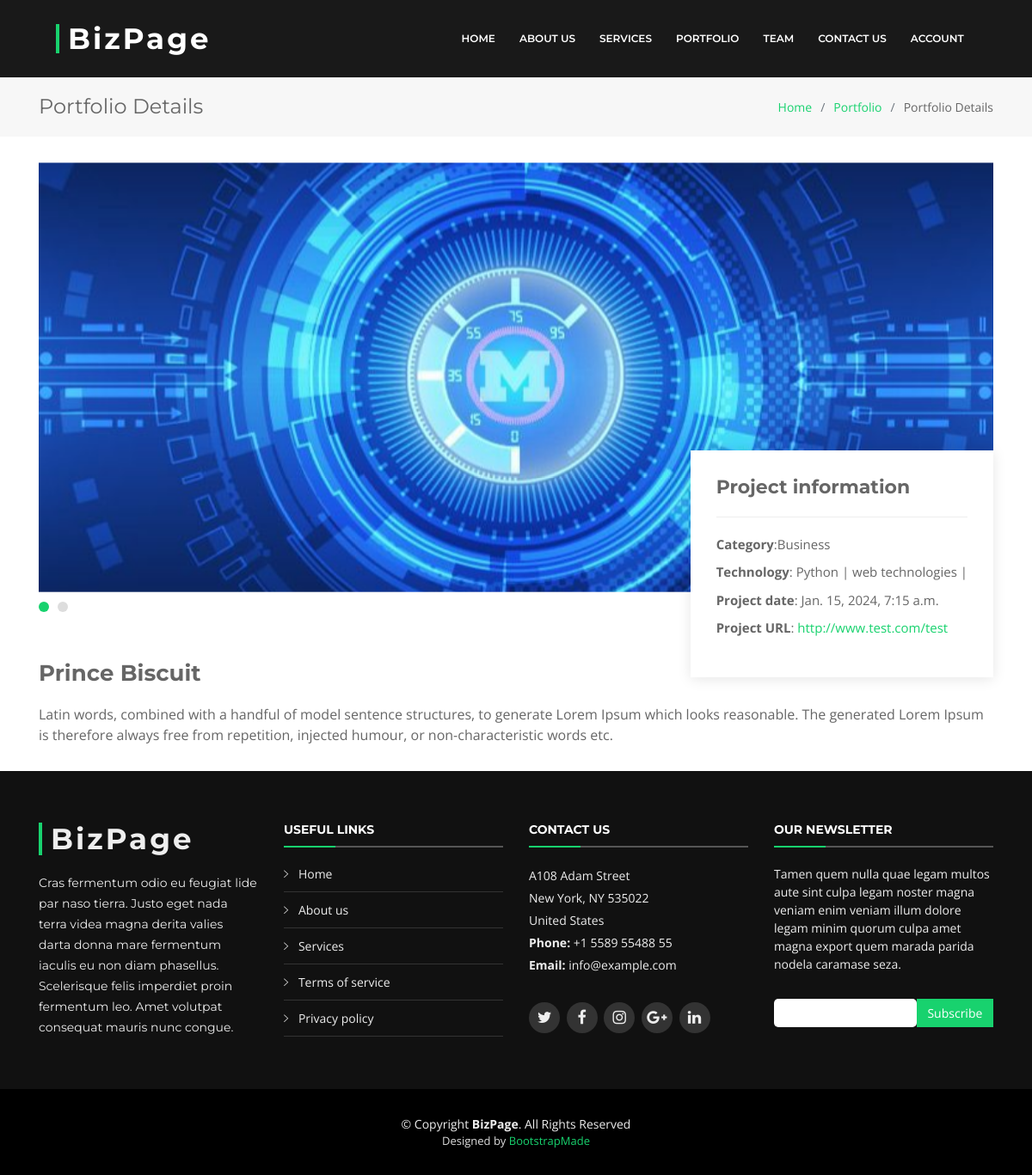
Screenshot of /portfolio/12 with the database file from the repository.
### blog/models.py (models this page shows, shortened)
class ProjectImage(models.Model):
    project = models.ForeignKey(Project, null=True, blank=True, on_delete=models.CASCADE)
    image = models.ImageField(default='default.jpg', upload_to="project_images")

class Project(models.Model):
    CATEGORY_CHOICES = [
        ('Business','Business'),
        ('Education','Education'),
        ('Social','Social'),
        ('Organization','Organization'),
    ]
    name = models.CharField(max_length=250)
    description = models.TextField(max_length=500)
    category = models.CharField(max_length=100, choices=CATEGORY_CHOICES)
    technology = models.ManyToManyField(Technology)
    feature = models.ManyToManyField(Feature)
    link = models.URLField()
    created_at = models.DateTimeField(auto_now=True)

class Technology(models.Model):
    name = models.CharField(max_length=100)
    type = models.CharField(max_length=100)

### blog/views.py (the view)
# urls.py: path('portfolio/<str:pk>', views.portfolio, name='portfolio'),
def portfolio(request, pk):
    if pk:
        project = Project.objects.get(id=pk)
        context = {
            'project':project
        }
    return render(request, 'portfolio-details.html',context)

### templates/portfolio-details.html (shortened to what this page needs)
<!DOCTYPE html>
<html lang="en">
{% load static %}
<head>
  {% include './links/link.html' %}
</head>
<body>
  {% include 'forms/sub-header.html' %}
  <main id="main">
    <section class="breadcrumbs">
      <div class="container">
        <div class="d-flex justify-content-between align-items-center">
          <h2>Portfolio Details</h2>
          <ol>
            <li><a href="{%  url 'index' %}">Home</a></li>
            <li><a href="portfolio.html">Portfolio</a></li>
            <li>Portfolio Details</li>
          </ol>
        </div>
      </div>
    </section>
    <section class="portfolio-details">
      <div class="container">
        <div class="portfolio-details-container">
          <div class="owl-carousel portfolio-details-carousel">
            {% for img in project.projectimage_set.all %}
            <img src="{{img.image.url}}" class="img-fluid project-image-slide" alt="">
            {% endfor %}
          </div>
          <div class="portfolio-info">
            <h3>Project information</h3>
                <ul>
                  <li><strong>Category</strong>:{{project.category}}</li>
                  <li><strong>Technology</strong>:
                  {% for t in project.technology.all %}
                      <span>{{t.name}}</span> |
                  {% endfor %}
                  </li>
                  <li><strong>Project date</strong>: {{project.created_at}}</li>
                  <li><strong>Project URL</strong>: <a href="#">{{project.link}}</a></li>
                </ul>
          </div>
        </div>
        <div class="portfolio-description">
          <h2>{{project.name}}</h2>
          <p>{{project.description}}</p>
        </div>
      </div>
    </section>
  </main>
  <footer id="footer">
    <div class="footer-top">
      <div class="container">
        <div class="row">
          <div class="col-lg-3 col-md-6 footer-info">
            <h3>BizPage</h3>
            <p>Cras fermentum odio eu feugiat lide par naso tierra. Justo eget nada terra videa magna derita valies darta donna mare fermentum iaculis eu non diam phasellus. Scelerisque felis imperdiet proin fermentum leo. Amet volutpat consequat mauris nunc congue.</p>
          </div>
          <div class="col-lg-3 col-md-6 footer-links">
            <h4>Useful Links</h4>
            <ul>
              <li><i class="ion-ios-arrow-right"></i> <a href="#">Home</a></li>
              <li><i class="ion-ios-arrow-right"></i> <a href="#">About us</a></li>
              <li><i class="ion-ios-arrow-right"></i> <a href="#">Services</a></li>
              <li><i class="ion-ios-arrow-right"></i> <a href="#">Terms of service</a></li>
              <li><i class="ion-ios-arrow-right"></i> <a href="#">Privacy policy</a></li>
            </ul>
          </div>
          <div class="col-lg-3 col-md-6 footer-contact">
            <h4>Contact Us</h4>
            <p>
              A108 Adam Street <br>
              New York, NY 535022<br>
              United States <br>
              <strong>Phone:</strong> +1 5589 55488 55<br>
              <strong>Email:</strong> info@example.com<br>
            </p>
            <div class="social-links">
              <a href="#" class="twitter"><i class="fa fa-twitter"></i></a>
              <a href="#" class="facebook"><i class="fa fa-facebook"></i></a>
              <a href="#" class="instagram"><i class="fa fa-instagram"></i></a>
              <a href="#" class="google-plus"><i class="fa fa-google-plus"></i></a>
              <a href="#" class="linkedin"><i class="fa fa-linkedin"></i></a>
            </div>
          </div>
          <div class="col-lg-3 col-md-6 footer-newsletter">
            <h4>Our Newsletter</h4>
            <p>Tamen quem nulla quae legam multos aute sint culpa legam noster magna veniam enim veniam illum dolore legam minim quorum culpa amet magna export quem marada parida nodela caramase seza.</p>
            <form action="" method="post">
              <input type="email" name="email"><input type="submit" value="Subscribe">
            </form>
          </div>
        </div>
      </div>
    </div>
    <div class="container">
      <div class="copyright">
        &copy; Copyright <strong>BizPage</strong>. All Rights Reserved
      </div>
      <div class="credits">
        Designed by <a href="https://bootstrapmade.com/">BootstrapMade</a>
      </div>
    </div>
  </footer>
</body>
</html>

### blog/static/css/style.css (style rules this page uses)
.project-image-slide { width: 100%; max-height: 500px; object-fit: cover; }
body { background: #fff; color: #666666; font-family: "Open Sans", sans-serif; }
select, textarea, input[type='number'], input[type='url'], input[type='email'], input[type='password'], input[type='text'] { padding: 8px; border: 1px solid skyblue; border-radius: 5px; width: 100%; }
a { color: #18d26e; transition: 0.5s; }
p { padding: 0; margin: 0 0 30px 0; }
h1, h2, h3, h4, h5, h6 { font-family: "Montserrat", sans-serif; font-weight: 400; margin: 0 0 20px 0; padding: 0; }
section { overflow: hidden; }
.breadcrumbs { padding: 20px 0; background-color: #f7f7f7; min-height: 40px; margin-top: 90px; }
.breadcrumbs h2 { font-size: 24px; margin-bottom: 0; font-weight: 400; }
.breadcrumbs ol { display: flex; flex-wrap: wrap; list-style: none; padding: 0; margin: 0; font-size: 14px; }
.breadcrumbs ol li + li { padding-left: 10px; }
.breadcrumbs ol li + li::before { display: inline-block; padding-right: 10px; color: #6c757d; content: "/"; }
.portfolio-details { padding-top: 30px; }
.portfolio-details .portfolio-details-container { position: relative; }
.portfolio-details .portfolio-details-carousel { position: relative; z-index: 1; }
.portfolio-details .portfolio-info { padding: 30px; position: absolute; right: 0; bottom: -70px; background: #fff; box-shadow: 0px 2px 15px rgba(0, 0, 0, 0.1); z-index: 2; }
.portfolio-details .portfolio-info h3 { font-size: 22px; font-weight: 700; margin-bottom: 20px; padding-bottom: 20px; border-bottom: 1px solid #eee; }
.portfolio-details .portfolio-info ul { list-style: none; padding: 0; font-size: 15px; }
.portfolio-details .portfolio-info ul li + li { margin-top: 10px; }
.portfolio-details .portfolio-description { padding-top: 50px; }
.portfolio-details .portfolio-description h2 { width: 50%; font-size: 26px; font-weight: 700; margin-bottom: 20px; }
.portfolio-details .portfolio-description p { padding: 0 0 0 0; }
#footer { background: #000; padding: 0 0 30px 0; color: #eee; font-size: 14px; }
#footer .footer-top { background: #111; padding: 60px 0 30px 0; }
#footer .footer-top .footer-info { margin-bottom: 30px; }
#footer .footer-top .footer-info h3 { font-size: 34px; margin: 0 0 20px 0; padding: 2px 0 2px 10px; line-height: 1; font-family: "Montserrat", sans-serif; font-weight: 700; letter-spacing: 3px; border-left: 4px solid #18d26e; }
#footer .footer-top .footer-info p { font-size: 14px; line-height: 24px; margin-bottom: 0; font-family: "Montserrat", sans-serif; color: #eee; }
#footer .footer-top .social-links a { font-size: 18px; display: inline-block; background: #333; color: #eee; line-height: 1; padding: 8px 0; margin-right: 4px; border-radius: 50%; text-align: center; width: 36px; height: 36px; transition: 0.3s; }
#footer .footer-top h4 { font-size: 14px; font-weight: bold; color: #fff; text-transform: uppercase; position: relative; padding-bottom: 12px; }
#footer .footer-top h4::before, #footer .footer-top h4::after { content: ''; position: absolute; left: 0; bottom: 0; height: 2px; }
#footer .footer-top h4::before { right: 0; background: #555; }
#footer .footer-top h4::after { background: #18d26e; width: 60px; }
#footer .footer-top .footer-links { margin-bottom: 30px; }
#footer .footer-top .footer-links ul { list-style: none; padding: 0; margin: 0; }
#footer .footer-top .footer-links ul i { padding-right: 8px; color: #ddd; }
#footer .footer-top .footer-links ul li { border-bottom: 1px solid #333; padding: 10px 0; }
#footer .footer-top .footer-links ul li:first-child { padding-top: 0; }
#footer .footer-top .footer-links ul a { color: #eee; }
#footer .footer-top .footer-contact { margin-bottom: 30px; }
#footer .footer-top .footer-contact p { line-height: 26px; }
#footer .footer-top .footer-newsletter { margin-bottom: 30px; }
#footer .footer-top .footer-newsletter input[type="email"] { border: 0; padding: 6px 8px; width: 65%; }
#footer .footer-top .footer-newsletter input[type="submit"] { background: #18d26e; border: 0; width: 35%; padding: 6px 0; text-align: center; color: #fff; transition: 0.3s; cursor: pointer; }
#footer .copyright { text-align: center; padding-top: 30px; }
#footer .credits { text-align: center; font-size: 13px; color: #ddd; }

### rows the page displays
ProjectImage: image (picture)
Project: category "Business", created_at "Jan. 15, 2024, 7:15 a.m.", link "http://www.test.com/test", name "Prince Biscuit", description "Latin words, combined with a handful of model sentence structures, to generate Lorem Ipsum which looks reasonable. The generated Lorem Ipsum is therefore always free from repetition, injected humour, or non-characteristic words etc."
Technology: name "Python"
Technology: name "web technologies"
